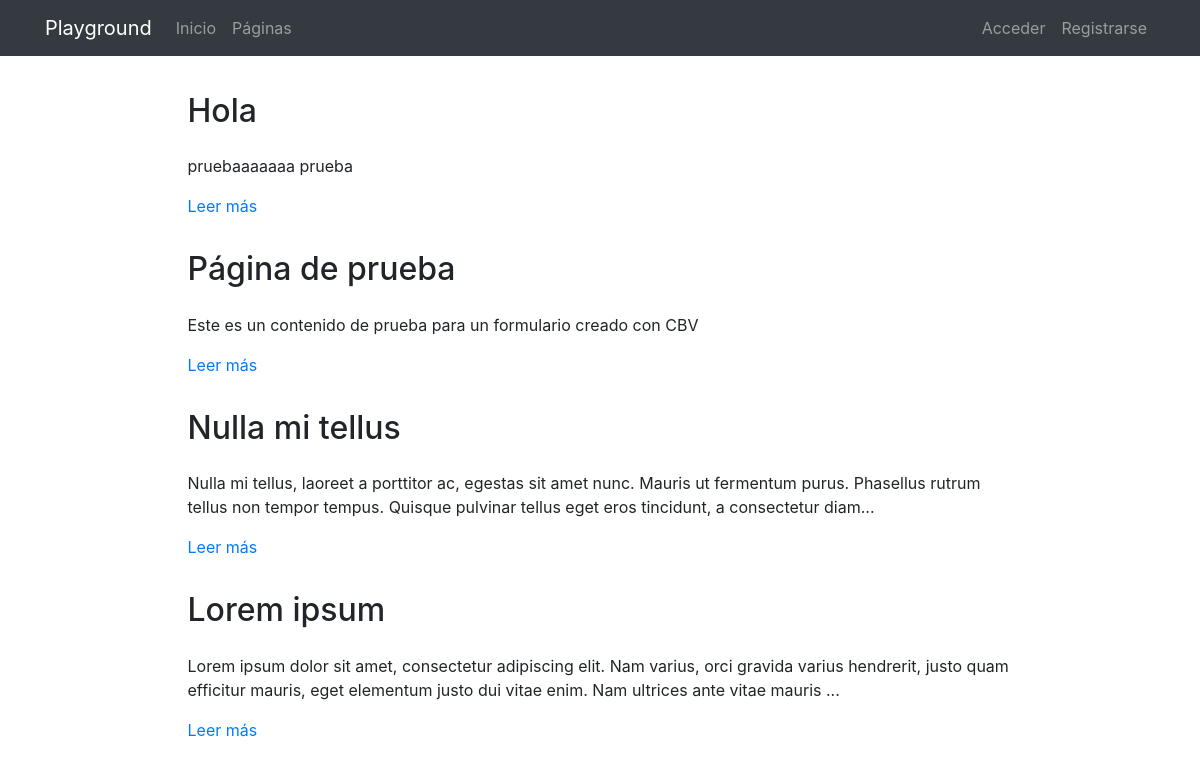
The page /pages/ on the database its author committed.
### pages/models.py (models this page shows, shortened)
class Page(models.Model):
    title = models.CharField(verbose_name="Título", max_length=200)
    content = RichTextField(verbose_name="Contenido")
    order = models.SmallIntegerField(verbose_name="Orden", default=0)
    created = models.DateTimeField(auto_now_add=True, verbose_name="Fecha de creación")
    updated = models.DateTimeField(auto_now=True, verbose_name="Fecha de edición")
    class Meta:
        verbose_name = "página"
        verbose_name_plural = "páginas"
        ordering = ['order', 'title']

### pages/views.py (the view)
# urls.py: path('', PageListView.as_view(), name='pages'),
class PageListView(ListView):
   model = Page

### pages/templates/pages/page_list.html (shortened to what this page needs)
{% extends 'core/base.html' %}
{% load static %}
{% block content %}
{% include 'pages/includes/pages_menu.html' %}
<main role="main">
  <div class="container mb-4">
    {% for page in page_list|dictsort:"id" reversed %}
      <div class="row mt-3">
        <div class="col-md-9 mx-auto">
          <h2 class="mb-4">{{page.title}}</h2>
          <div>
            <p>{{page.content|striptags|safe|truncatechars:"200"}}</p>
            <p><a href="{% url 'pages:page' page.id page.title|slugify %}">Leer más</a>
            </p>
          </div>
        </div>
      </div>
    {% endfor %}
  </div>
</main>
{% endblock %}

### core/static/core/css/main.css (style rules this page uses)
main { padding-top: 20px; }
:root { --jumbotron-padding-y: 3rem; }

### rows shown on the page
Page: title "Hola", content "pruebaaaaaaa prueba"
Page: title "Página de prueba", content "Este es un contenido de prueba para un formulario creado con CBV"
Page: title "Nulla mi tellus", content "Nulla mi tellus, laoreet a porttitor ac, egestas sit amet nunc. Mauris ut fermentum purus. Phasellus rutrum tellus non tempor tempus. Quisque pulvinar tellus eget eros tincidunt, a consectetur diam..."
Page: title "Lorem ipsum", content "Lorem ipsum dolor sit amet, consectetur adipiscing elit. Nam varius, orci gravida varius hendrerit, justo quam efficitur mauris, eget elementum justo dui vitae enim. Nam ultrices ante vitae mauris ..."
